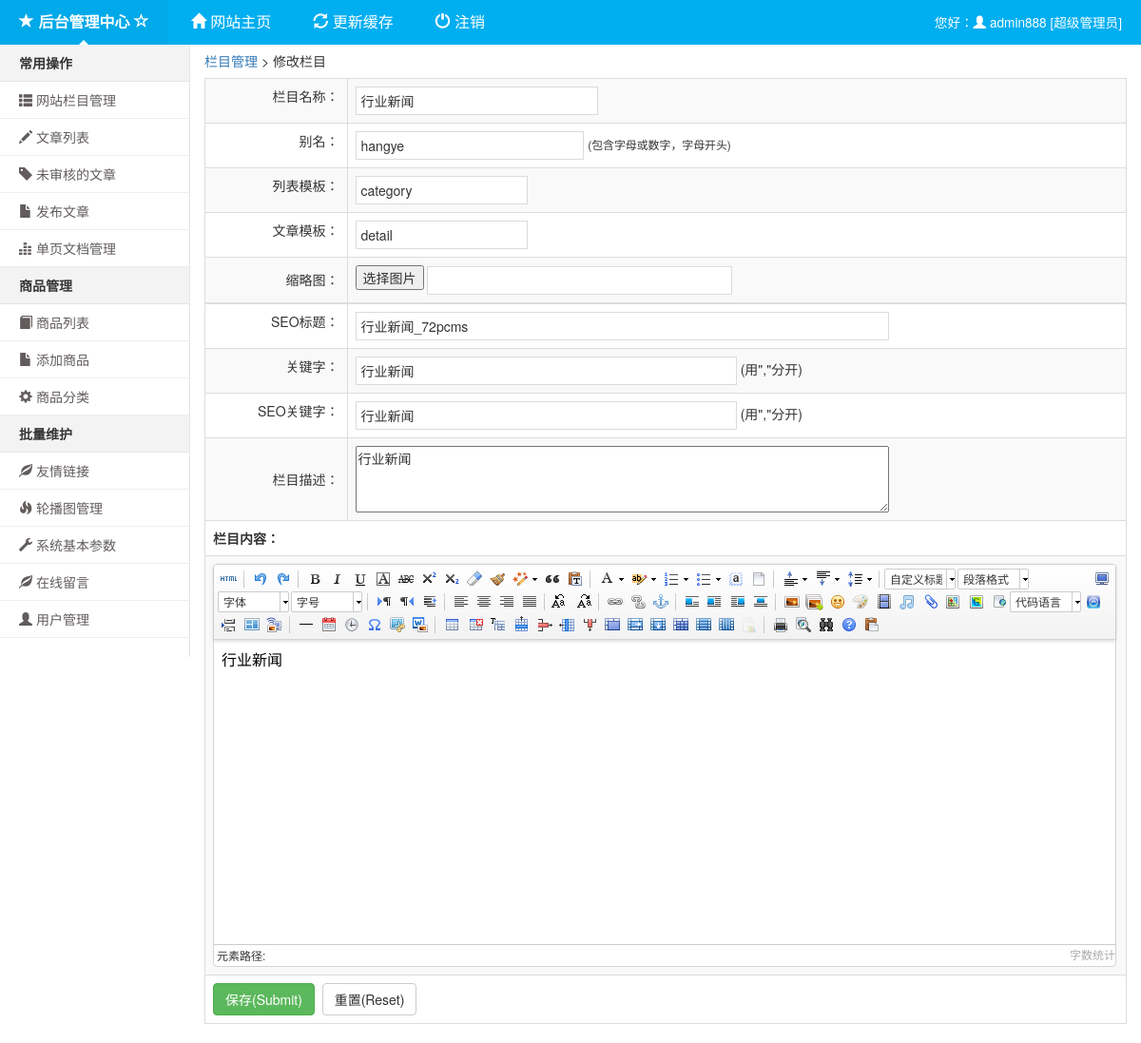
Page /fladmin/cat_edit.php?id=3 (signed in) on the earlier database version.
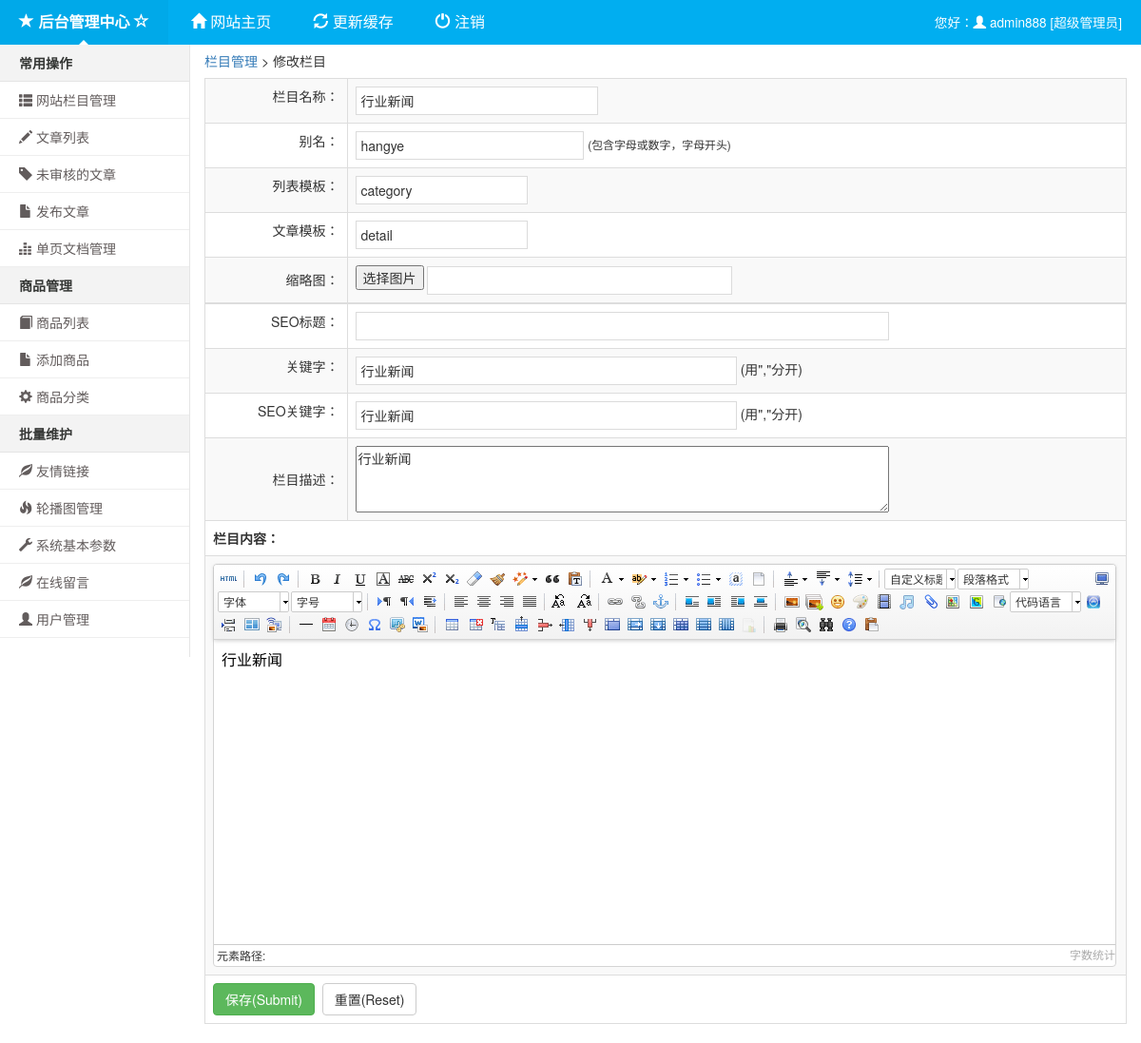
Same page on the later database version.
### tables this page shows
CREATE TABLE `fl_arctype` (
  `id` smallint(5) unsigned NOT NULL AUTO_INCREMENT,
  `reid` smallint(5) DEFAULT '0' COMMENT '父级栏目id',
  `addtime` int(11) DEFAULT '0' COMMENT '添加时间',
  `typename` varchar(30) NOT NULL DEFAULT '' COMMENT '栏目名称',
  `seotitle` varchar(150) DEFAULT '' COMMENT 'seo标题',
  `keywords` varchar(60) DEFAULT '' COMMENT '关键词',
  `description` varchar(255) DEFAULT '' COMMENT '描述',
  `content` text COMMENT '内容',
  `sortrank` smallint(5) DEFAULT '50' COMMENT '排序',
  `typedir` varchar(30) NOT NULL DEFAULT '' COMMENT '别名',
  `templist` varchar(50) DEFAULT '' COMMENT '列表页模板',
  `temparticle` varchar(50) DEFAULT '' COMMENT '文章页模板',
  `litpic` varchar(100) DEFAULT '' COMMENT '封面或缩略图',
  `seokeyword` varchar(60) DEFAULT '' COMMENT '判断相关,可不填',
  `model` int(4) DEFAULT '0' COMMENT '栏目所属的模型',
  `listorder` smallint(5) DEFAULT '50' COMMENT '排序',
  PRIMARY KEY (`id`),
  UNIQUE KEY `typename` (`typename`),
  UNIQUE KEY `typedir` (`typedir`)
);

### class/db.class.php (called while the page is built, shortened)
<?php
class db
{
    private $link_id;
    public function __construct()
    {
        $port      = DB_PORT;
        $localhost = $port ? DB_HOST.':'.$port : DB_HOST;
    }
    public function where($param)
    {
        $We=$limit=$order=$like='';
        if(isset($param))
        {
            if(isset($param['where']) && !empty($param['where']))
            {
                if(is_array($param['where']))
                {
                    foreach($param['where'] as $k=>$v)
                    {
						if (!is_numeric($v))
						{
							$v = "'" . mysql_real_escape_string($v) . "'";
						}
                        $We[] = $k.'='.$v;
                    }
                    $We = ' WHERE '.implode(' AND ',$We);
                }
                else
                {
                    $We = ' WHERE '.$param['where'];
                }
            }
        }
        return $We.' '.$like.' '.$order.' '.$limit;
    }
    public function find($tab, $param, $field='*')
    {
        $force = '';
        $We = $this->where($param);
        $sql="SELECT ".$field." FROM ".DB_PRE."$tab $force $We limit 1";
        $result=$this->query($sql);
        $data = mysql_fetch_assoc($result);
        if(!empty($data))
        {
            foreach ($data as $key => $value)
            {
                $data[$key] = stripslashes($value);
            }
        }
        return $data ? $data : array();
    }
	private function connect($dbhost, $dbuser, $dbpw, $dbname, $pconnect = 0,$charset='utf8')
    {
		if( $pconnect==0 )
        {
			$this->link_id = @mysqli_connect($dbhost, $dbuser, $dbpw, true);
			if(!$this->link_id)
            {
				$this->halt("数据库连接失败");
			}
		}
        else
        {
			$this->link_id = @mysql_pconnect($dbhost, $dbuser, $dbpw);
		}
	}
    public function query($sql)
    {
        $query = mysql_query($sql,$this->link_id);
        return $query;
    }
	public function microtime_float()
    {
		list($usec, $sec) = explode(" ", microtime());
		return ((float)$usec + (float)$sec);
	}
}
?>

### fladmin/cat_edit.php (the view, shortened to what this page needs)
<?php
$id = $_REQUEST["id"];if(preg_match('/[0-9]*/',$id)){}else{exit;}
require '../common/config.php';
$db =  new db();
$where['where'] = "id=$id";
$post = $db->find("arctype",$where);
?>
<!DOCTYPE html><html><head><title>修改栏目_后台管理</title><?php include 'header.php'; ?>
<div class="container-fluid">
<div class="row">
<div class="col-sm-3 col-md-2 sidebar"><?php include 'leftmenu.php'; ?></div>
<div class="col-sm-9 col-md-10 rightbox"><div id="mainbox">
<h5 class="sub-header"><a href="cat_list.php">栏目管理</a> > 修改栏目</h5>
<form method="post" action="cat_doedit.php" role="form" id="addcat" class="table-responsive">
<table class="table table-striped table-bordered">
  <tbody>
    <tr>
      <td align="right">栏目名称：</td>
      <td><input name="typename" type="text" value="<?php echo $post["typename"]; ?>" id="typename" size="30" class="required"><input style="display:none;" type="text" name="id" id="id" value="<?php echo $id; ?>"></td>
    </tr>
    <tr>
    <td align="right">别名：</td>
    <td><input name="typedir" type="text" value="<?php echo $post["typedir"]; ?>" id="typedir" class="required" style="width:30%"> <small>(包含字母或数字，字母开头)</small></td>
    </tr>
    <tr>
      <td align="right">列表模板：</td>
      <td><input name="templist" id="templist" type="text" value="<?php echo $post["templist"]; ?>" class="required" size="20"></td>
    </tr>
    <tr>
      <td align="right">文章模板：</td>
      <td><input name="temparticle" id="temparticle" type="text" value="<?php echo $post["temparticle"]; ?>" class="required" size="20"></td>
    </tr>
    <tr>
        <td align="right" style="vertical-align:middle;">缩略图：</td>
        <td style="vertical-align:middle;"><button type="button" onclick="upImage();">选择图片</button> <input name="litpic" type="text" id="litpic" value="<?php echo $post["litpic"]; ?>" style="width:40%"> </td>
    </tr>
    <tr>
      <td align="right">SEO标题：</td>
      <td><input name="seotitle" type="text" style="width:70%" id="seotitle" class="alltxt" value="<?php echo $post["seotitle"]; ?>"></td>
    </tr>
    <tr>
      <td align="right">关键字：</td>
      <td><input name="keywords" type="text" style="width:50%" id="keywords" class="alltxt" value="<?php echo $post["keywords"]; ?>"> (用","分开)</td>
    </tr>
    <tr>
      <td align="right">SEO关键字：</td>
      <td><input name="seokeyword" type="text" style="width:50%" id="seokeyword" class="alltxt" value="<?php echo $post["seokeyword"]; ?>"> (用","分开)</td>
    </tr>
    <tr>
      <td align="right" style="vertical-align:middle;">栏目描述：</td>
      <td><textarea name="description" cols="70" style="height:70px;vertical-align:middle;width:70%" rows="3" id="description" class="alltxt"><?php echo $post["description"]; ?></textarea></td>
    </tr>
    <tr>
      <td colspan="2"><strong>栏目内容：</strong></td>
    </tr>
    <tr>
      <td colspan="2">
      </td>
    </tr>
    <tr>
      <td colspan="2"><input type="submit" class="btn btn-success" value="保存(Submit)">&nbsp;&nbsp;<input type="reset" class="btn btn-default" value="重置(Reset)"></td>
    </tr>
  </tbody>
</table>
</form>
</div></div></div></div>
</body></html>

Differences in the rows shown:
changed fl_arctype "行业新闻": seotitle "行业新闻_72pcms" → (not shown)
